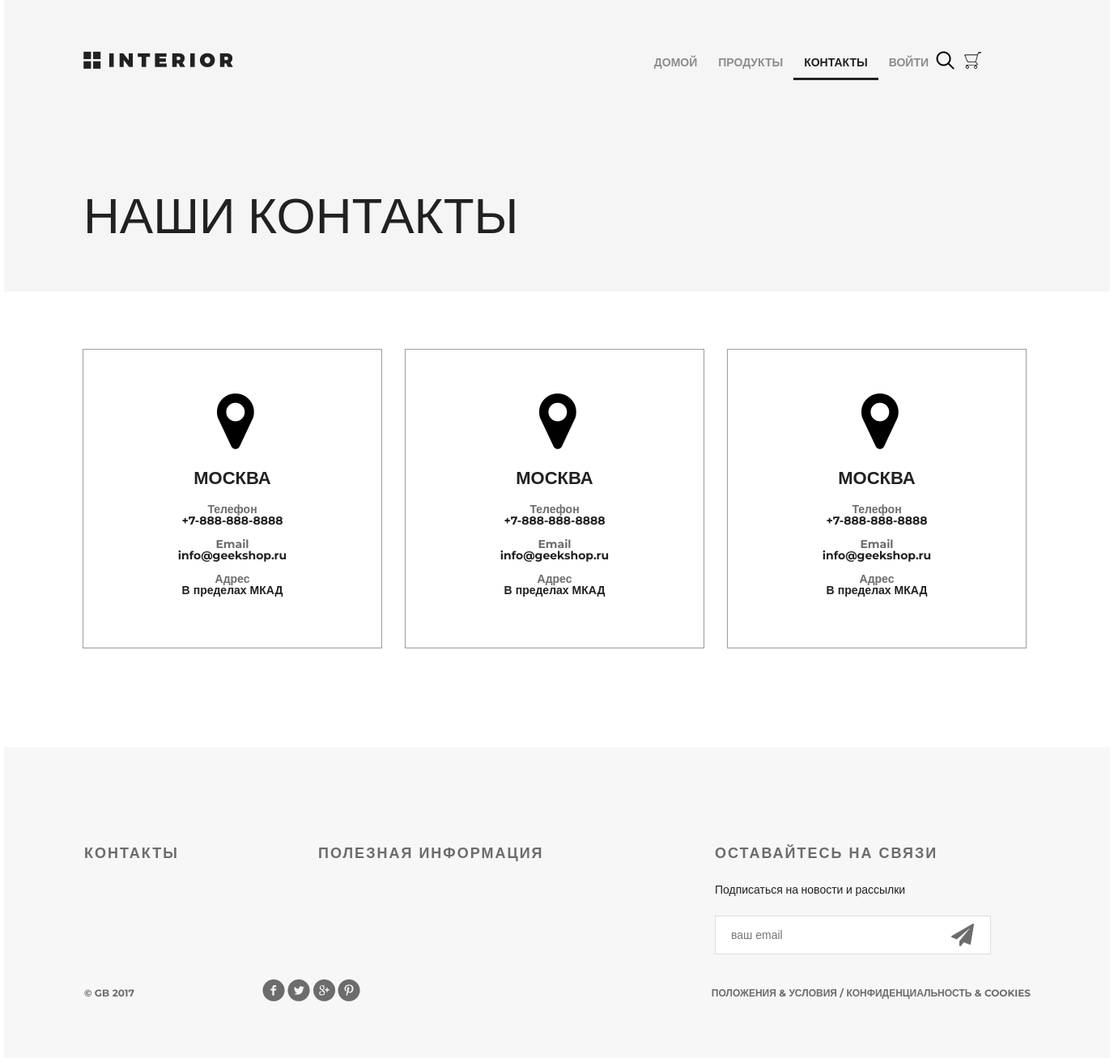
Page /contact/ on the committed database.
### mainapp/models.py (models this page shows, shortened)
class Contact(models.Model):
    category = models.ForeignKey(ContactCategory, on_delete=models.CASCADE)
    city = models.CharField(verbose_name='город', max_length=128)
    phone_number = models.CharField(verbose_name='телефон', max_length=17)
    email = models.CharField(verbose_name='email', max_length=60, blank=True)
    address = models.TextField(verbose_name='адрес', blank=True)

### mainapp/views.py (the view)
# urls.py: path('contact/', views.contact, name='contact'),
def contact(request):
    title = 'Продукты'
    contacts = Contact.objects.all()[:3]
    content = {
        'title': title,
        'contacts': contacts,
        'links_menu': links_menu
    }
    return render(request, 'mainapp/contact.html', content)

### mainapp/templates/mainapp/contact.html
{% extends 'mainapp/base.html' %}
{% load static %}
    {% block menu %}
		<div class="hero">
			<div class="header clearfix">
				{% include 'mainapp/includes/inc_main_menu.html' %}
			</div>
			<h1>наши контакты</h1>
		</div>
    {% endblock %}
    {% block content %}
		<div class="location">
        {% for contact in contacts %}
			<div class="location-1">
				<i class="fa fa-map-marker fa-5x"></i>
				<h4>{{ contact.city }}</h4>
				<div class="contacts">
					<h5>Телефон</h5>
					<p>{{ contact.phone_number }}</p>
				</div>
				<div class="contacts">
					<h5>Email</h5>
					<p>{{ contact.email }}</p>
				</div>
				<div class="contacts">
					<h5>Адрес</h5>
					<p>{{ contact.address}}</p>
				</div>
			</div>
        {% endfor %}
		</div>
    {% endblock %}

### static/css/style.css (style rules this page uses)
* { margin: 0; padding: 0; }
body { font-family: 'Montserrat', sans-serif; }
html, body { height: 100%; }
.clearfix:after { content: ""; display: block; clear: both; }
.hero { background-color: #f5f5f5; height: 360px; padding-left: 98px; padding-right: 211px; position: relative; }
.hero h1 { color: #212121; font-size: 62px; font-weight: 100; text-align: left; margin-top: 142px; text-transform: uppercase; }
.location { padding: 0px 97px; }
.location-1 { height: 368px; width: 368px; border: 1px solid #9c9c9c; margin: 71px 28px 122px 0px; float: left; }
.location-1:last-child { margin: 71px 0px 122px 0px; }
.location i { display: block; margin: 48px auto 0px; width: 38px; }
.location h4 { margin: 23px auto 23px; text-transform: uppercase; text-align: center; color: #212121; font-size: 22px; font-weight: 700; line-height: 16px; }
.contacts { text-align: center; margin-bottom: 15px; line-height: 14px; color: #212121; font-size: 14px; font-weight: 700; }
.contacts h5 { color: #6c6c6c; font-size: 14px; font-weight: 700; }

### rows in the picture
Contact: city "МОСКВА", phone_number "+7-888-888-8888", email "info@geekshop.ru", address "В пределах МКАД"
Contact: city "МОСКВА", phone_number "+7-888-888-8888", email "info@geekshop.ru", address "В пределах МКАД"
Contact: city "МОСКВА", phone_number "+7-888-888-8888", email "info@geekshop.ru", address "В пределах МКАД"

### other values in the picture
{{ link.name }} "ДОМОЙ" "ПРОДУКТЫ" "КОНТАКТЫ"
